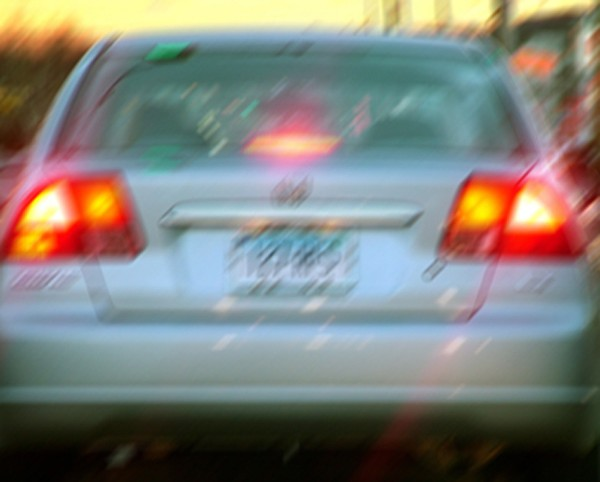
//> input picture Resources/licenseplate_motion.jpg, 600 x 482 px
$ ./main ../../../Resources/licenseplate_motion.jpg 2 2   (built with g++ and OpenCV 4)
//> lines starting //> are read from the running program, lines starting //| are printed output that depends on the picture
// https://github.com/tianyishan/Blind_Deconvolution

/**
    prida
    main.cpp
    @author Tianyi Shan
    @version 1.0 May/17/2018
*/

#include <iostream>
#include <opencv2/opencv.hpp>

using namespace cv;
using namespace std;

struct ctf_params_t {
  double lambdaMultiplier;
  double maxLambda;
  double finalLambda, kernelSizeMultiplier;
};

struct uk_t {
  cv::Mat u;
  cv::Mat k;
};

struct params_t {
  double MK;
  double NK;
  double niters;
  int channel;
};

struct input {
  cv::Mat f;
  double MK;
  double NK;
  double lambda;
  double lambdaMultiplier;
  double scaleMultiplier;
  double largestLambda;
};

struct output {
  vector<cv::Mat> fp;
  vector<double> Mp, Np, MKp, NKp, lambdas;
  int scales;
};

enum class ConvolutionType { CONVOLUTION_FULL, CONVOLUTION_VALID };

/**********************************************************************************************
 * @param img The input img, Kernel The input kernel, type FULL or VALID, dest
 *The output result Compute conv2 by calling filter2D.
 ************************************************************************************************/
void conv2(const cv::Mat &img, const cv::Mat &kernel, ConvolutionType type,
           cv::Mat &dest) {
  Mat flipped_kernel;
  flip(kernel, flipped_kernel, -1);

  Point2i pad;
  Mat padded, padded2;

  switch (type) {
    case ConvolutionType::CONVOLUTION_VALID:
      padded = img;
      pad = Point2i(kernel.cols - 1, kernel.rows - 1);
      break;

    case ConvolutionType::CONVOLUTION_FULL:
      pad = Point2i(kernel.cols - 1, kernel.rows - 1);
      padded.create(img.rows + 2 * (kernel.rows - 1),
                    img.cols + 2 * (kernel.cols - 1), img.type());
      padded.setTo(cv::Scalar::all(0));
      img.copyTo(padded(
          Rect((kernel.rows - 1), (kernel.cols - 1), img.cols, img.rows)));
      break;

    default:
      throw runtime_error("Unsupported convolutional shape");
  }
  Rect region =
      Rect(pad.x / 2, pad.y / 2, padded.cols - pad.x, padded.rows - pad.y);
  filter2D(padded, dest, -1, flipped_kernel, Point(-1, -1), 0, BORDER_CONSTANT);

  dest = dest(region);
}

/***********************************************************************************
 * @param f The scaled input image. dest The result image.
 * Calc total variation for image f
 *
 **********************************************************************************/
void gradTVcc(const cv::Mat &f, int channel, cv::Mat &dest) {
  cv::Mat fxforw(f.size(), f.type());
  f(cv::Range(1, f.rows), cv::Range(0, f.cols)).copyTo(fxforw);
  cv::copyMakeBorder(fxforw, fxforw, 0, 1, 0, 0, cv::BORDER_REPLICATE);
  fxforw = fxforw - f;

  cv::Mat fyforw(f.size(), f.type());
  f(cv::Range(0, f.rows), cv::Range(1, f.cols)).copyTo(fyforw);
  cv::copyMakeBorder(fyforw, fyforw, 0, 0, 0, 1, cv::BORDER_REPLICATE);
  fyforw = fyforw - f;

  cv::Mat fxback(f.size(), f.type());
  f(cv::Range(0, f.rows - 1), cv::Range(0, f.cols)).copyTo(fxback);
  cv::copyMakeBorder(fxback, fxback, 1, 0, 0, 0, cv::BORDER_REPLICATE);

  cv::Mat fyback(f.size(), f.type());
  f(cv::Range(0, f.rows), cv::Range(0, f.cols - 1)).copyTo(fyback);
  cv::copyMakeBorder(fyback, fyback, 0, 0, 1, 0, cv::BORDER_REPLICATE);

  cv::Mat fxmixd(f.size(), f.type());
  f(cv::Range(1, f.rows), cv::Range(0, f.cols - 1)).copyTo(fxmixd);
  cv::copyMakeBorder(fxmixd, fxmixd, 0, 1, 1, 0, cv::BORDER_REPLICATE);
  fxmixd = fxmixd - fyback;

  cv::Mat fymixd(f.size(), f.type());
  f(cv::Range(0, f.rows - 1), cv::Range(1, f.cols)).copyTo(fymixd);
  cv::copyMakeBorder(fymixd, fymixd, 1, 0, 0, 1, cv::BORDER_REPLICATE);
  fymixd = fymixd - fxback;
  fyback = f - fyback;
  fxback = f - fxback;

  dest = cv::Mat::zeros(f.size(), CV_64FC3);
  vector<cv::Mat> pdest;
  vector<cv::Mat> pfxforw, pfyforw, pfxback, pfyback, pfxmixd, pfymixd;
  cv::split(fxforw, pfxforw);
  cv::split(fyforw, pfyforw);
  cv::split(fxback, pfxback);
  cv::split(fyback, pfyback);
  cv::split(fxmixd, pfxmixd);
  cv::split(fymixd, pfymixd);
  cv::split(dest, pdest);

  int c = 0;
  while (c < channel) {
    cv::Mat powfx;
    cv::pow(pfxforw[c], 2, powfx);
    cv::Mat powfy;
    cv::pow(pfyforw[c], 2, powfy);
    cv::Mat sqtforw;

    cv::sqrt(powfx + powfy, sqtforw);

    cv::Mat powfxback;
    cv::pow(pfxback[c], 2, powfxback);
    cv::Mat powfymixd;
    cv::pow(pfymixd[c], 2, powfymixd);

    cv::Mat sqtmixed;
    cv::sqrt(powfymixd + powfxback, sqtmixed);

    cv::Mat powfxmixd;
    cv::pow(pfxmixd[c], 2, powfxmixd);
    cv::Mat powfyback;
    cv::pow(pfyback[c], 2, powfyback);
    cv::Mat sqtback;

    cv::sqrt(powfxmixd + powfyback, sqtback);

    cv::Mat max1;
    cv::max(sqtforw, 1e-3, max1);
    cv::Mat max2;
    cv::max(sqtmixed, 1e-3, max2);
    cv::Mat max3;
    cv::max(sqtback, 1e-3, max3);

    pdest[c] = (pfxforw[c] + pfyforw[c]) / max1;
    pdest[c] = pdest[c] - pfxback[c] / max2;
    pdest[c] = pdest[c] - pfyback[c] / max3;

    c++;
  }
  if (c == 1) {
    Mat t[] = {pdest[0], pdest[0], pdest[0]};
    cv::merge(t, 3, dest);
  } else {
    cv::merge(pdest, dest);
  }
}

/***********************************************************************************
 * @param f The scaled input image. u The scaled result image.
 *        k The scaled result kernel. lambda The input lambda. params
 *Parameters. uk The output image and kernel. Initialize gradu and gradk Loop
 *for niters times, call conv2 and gradTVCC to get the result of u and k.
 **********************************************************************************/
void prida(cv::Mat &f, cv::Mat &u, cv::Mat &k, const double lambda,
           params_t params) {
  cv::Mat gradu = cv::Mat::zeros(
      cv::Size(f.cols + (int)params.NK - 1, f.rows + (int)params.MK - 1),
      CV_64FC3);
  cv::Mat gradk = cv::Mat::zeros(k.size(), CV_64F);

  for (int i = 0; i < params.niters; i++) {
    gradu = cv::Mat::zeros(
        cv::Size(f.cols + (int)params.NK - 1, f.rows + (int)params.MK - 1),
        CV_64FC3);
    int c = 0;
    if (params.channel == 1) {
      vector<cv::Mat> pGradu, pf, pu;
      cv::split(gradu, pGradu);
      cv::split(f, pf);
      cv::split(u, pu);

      cv::Mat tmp;
      conv2(pu[c], k, ConvolutionType::CONVOLUTION_VALID, tmp);
      tmp = tmp - pf[c];

      cv::Mat rotk = cv::Mat::zeros(k.size(), CV_64F);
      cv::rotate(k, rotk, cv::ROTATE_180);

      conv2(tmp, rotk, ConvolutionType::CONVOLUTION_FULL, pGradu[c]);
      Mat t[] = {pGradu[c], pGradu[c], pGradu[c]};
      cv::merge(t, 3, gradu);
    } else if (params.channel == 3) {
      vector<cv::Mat> pGradu, pf, pu;
      cv::split(gradu, pGradu);
      cv::split(f, pf);
      cv::split(u, pu);
      while (c < 3) {
        cv::Mat tmp;
        conv2(pu[c], k, ConvolutionType::CONVOLUTION_VALID, tmp);
        tmp = tmp - pf[c];
        cv::Mat rotk = cv::Mat::zeros(k.size(), CV_64F);
        cv::rotate(k, rotk, cv::ROTATE_180);
        conv2(tmp, rotk, ConvolutionType::CONVOLUTION_FULL, pGradu[c]);
        c++;
      }
      cv::merge(pGradu, gradu);
    }
    c = 0;

    cv::Mat gradTV = cv::Mat::zeros(u.size(), CV_64F);
    gradTVcc(u, params.channel, gradTV);
    gradu = (gradu - lambda * gradTV);

    double minValu;
    double maxValu;
    cv::minMaxLoc(u, &minValu, &maxValu);

    double minValgu;
    double maxValgu;
    cv::minMaxLoc(cv::abs(gradu), &minValgu, &maxValgu);

    double sf = 1e-3 * maxValu / max(1e-31, maxValgu);
    cv::Mat u_new;
    u_new = u - sf * gradu;
    gradk = cv::Mat::zeros(gradk.size(), CV_64FC1);

    vector<cv::Mat> pff, puu;
    cv::split(f, pff);
    cv::split(u, puu);

    while (c < params.channel) {
      cv::Mat subconv2;
      conv2(puu[c], k, ConvolutionType::CONVOLUTION_VALID, subconv2);
      subconv2 = subconv2 - pff[c];

      cv::Mat rotu;
      cv::rotate(puu[c], rotu, cv::ROTATE_180);

      cv::Mat majconv2;
      conv2(rotu, subconv2, ConvolutionType::CONVOLUTION_VALID, majconv2);
      gradk = gradk + majconv2;
      c++;
    }
    double minValk, maxValk;
    cv::minMaxLoc(k, &minValk, &maxValk);
    double minValgk, maxValgk;
    cv::minMaxLoc(cv::abs(gradk), &minValgk, &maxValgk);

    double sh = 1e-3 * maxValk / max(1e-31, maxValgk);
    double eps = DBL_EPSILON;
    cv::Mat etai = sh / (k + eps);

    int bigM = 1000;
    cv::Mat expTmp;
    cv::exp((-etai).mul(gradk), expTmp);

    cv::Mat tmp2 = cv::min(expTmp, bigM);
    cv::Mat MDS;
    MDS = k.mul(tmp2);

    cv::Mat k_new = MDS / cv::sum(MDS)[0];

    u = u_new;
    k = k_new;
  }
}

/*****************************************************************************************************************
 * @param data Including input image, kernel size, lambda, lambdaMultiplier,
 *scaleMultiplier and largestLambda answer The dest stores all the result
 ****************************************************************************************************************/
output buildPyramid(input &data, output &answer) {
  double smallestScale = 3;
  int scales = 1;
  double mkpnext = data.MK;
  double nkpnext = data.NK;
  double lamnext = data.lambda;

  cv::Size s = data.f.size();
  int M = s.height;
  int N = s.width;

  while (mkpnext > smallestScale && nkpnext > smallestScale &&
         lamnext * data.lambdaMultiplier < data.largestLambda) {
    scales = scales + 1;
    double lamprev = lamnext;
    double mkpprev = mkpnext;
    double nkpprev = nkpnext;

    // Compute lambda value for the current scale
    lamnext = lamprev * data.lambdaMultiplier;
    mkpnext = round(mkpprev / data.scaleMultiplier);
    nkpnext = round(nkpprev / data.scaleMultiplier);

    // Makes kernel dimension odd
    if (fmod(mkpnext, 2) == 0) mkpnext = mkpnext - 1;

    if (fmod(nkpnext, 2) == 0) nkpnext = nkpnext - 1;

    if (nkpnext == nkpprev) nkpnext = nkpnext - 2;

    if (mkpnext == mkpprev) mkpnext = mkpnext - 2;

    if (nkpnext < smallestScale) nkpnext = smallestScale;

    if (mkpnext < smallestScale) mkpnext = smallestScale;
  }

  answer.fp.resize(scales);
  answer.Mp.resize(scales);
  answer.Np.resize(scales);
  answer.MKp.resize(scales);
  answer.NKp.resize(scales);
  answer.lambdas.resize(scales);

  // set the first (finest level) of pyramid to original data
  answer.fp[0] = data.f;
  answer.Mp[0] = M;
  answer.Np[0] = N;
  answer.MKp[0] = data.MK;
  answer.NKp[0] = data.NK;
  answer.lambdas[0] = data.lambda;

  // loop and fill the rest of the pyramid
  for (int s = 1; s < scales; s++) {
    answer.lambdas[s] = answer.lambdas[s - 1] * data.lambdaMultiplier;

    answer.MKp[s] = round(answer.MKp[s - 1] / data.scaleMultiplier);
    answer.NKp[s] = round(answer.NKp[s - 1] / data.scaleMultiplier);

    // Makes kernel dimension odd
    if (fmod(answer.MKp[s], 2) == 0) answer.MKp[s] = answer.MKp[s] - 1;

    if (fmod(answer.NKp[s], 2) == 0) answer.NKp[s] -= 1;

    if (answer.NKp[s] == answer.NKp[s - 1]) answer.NKp[s] -= 2;

    if (answer.MKp[s] == answer.MKp[s - 1]) answer.MKp[s] -= 2;

    if (answer.NKp[s] < smallestScale) answer.NKp[s] = smallestScale;

    if (answer.MKp[s] < smallestScale) answer.MKp[s] = smallestScale;

    // Correct scaleFactor for kernel dimension correction
    double factorM = answer.MKp[s - 1] / answer.MKp[s];
    double factorN = answer.NKp[s - 1] / answer.NKp[s];

    answer.Mp[s] = round(answer.Mp[s - 1] / factorM);
    answer.Np[s] = round(answer.Np[s - 1] / factorN);

    // Makes image dimension odd
    if (fmod(answer.Mp[s], 2) == 0) answer.Mp[s] -= 1;

    if (fmod(answer.Np[s], 2) == 0) answer.Np[s] -= 1;

    cv::Mat dst;
    cv::resize(data.f, dst, cv::Size((int)(answer.Np[s]), (int)(answer.Mp[s])),
               0, 0, cv::INTER_LINEAR);
    answer.fp[s] = dst;
  }
  answer.scales = scales;
  return answer;
}

/***********************************************************************************************
 * @param f The input image. blind_params The kernel size and niters size.
 *params Parameters uk The output image and kernel Call buildPyrmaid For each
 *layer in the pyrmaid, call Prida
 **********************************************************************************************/
void coarseToFine(cv::Mat f, params_t blind_params, ctf_params_t params,
                  uk_t &uk) {
  double MK = blind_params.MK;
  double NK = blind_params.NK;

  cv::Mat u;
  int top = (int)floor(MK / 2);
  int left = (int)floor(NK / 2);
  cv::copyMakeBorder(f, u, top, top, left, left, cv::BORDER_REPLICATE);

  cv::Mat k = cv::Mat::ones(cv::Size((int)MK, (int)NK), CV_64F);
  k = k / MK / NK;

  input data;
  output answer;
  data.MK = MK;
  data.NK = NK;
  data.lambda = params.finalLambda;
  data.lambdaMultiplier = params.lambdaMultiplier;
  data.scaleMultiplier = params.kernelSizeMultiplier;
  data.largestLambda = params.maxLambda;
  data.f = f;
  buildPyramid(data, answer);

  for (int i = answer.scales - 1; i >= 0; i--) {
    double Ms, Ns, MKs, NKs, lambda;
    cv::Mat fs;
    Ms = answer.Mp[i];
    Ns = answer.Np[i];

    MKs = answer.MKp[i];
    NKs = answer.NKp[i];
    fs = answer.fp[i];

    lambda = answer.lambdas[i];

    cv::resize(u, u, cv::Size((int)(Ns + NKs - 1), (int)(Ms + MKs - 1)), 0, 0,
               cv::INTER_LINEAR);
    cv::resize(k, k, cv::Size((int)NKs, (int)MKs), 0, 0, cv::INTER_LINEAR);

    k = k / cv::sum(k)[0];
    blind_params.MK = MKs;
    blind_params.NK = NKs;

    prida(fs, u, k, lambda, blind_params);
    cout << "Working on Scale: " << i + 1 << " with lambda = " << data.lambda
         << " with pyramid_lambda = " << lambda << " and Kernel size " << MKs
         << endl;
  }
  uk.u = u;
  uk.k = k;
}

/********************************************************************************************
 * @param f The input image. lambda The input lambda. params The kernel size and
 *niter size uk The output image and kernel Convert the image to double
 *precision Adjust the photo size Initialize parameters Call coarseToFine
 *********************************************************************************************/
void blind_deconv(cv::Mat &f, double &lambda, params_t &params, uk_t &uk) {
  f.convertTo(f, CV_64F, 1. / 255.);
  cv::Mat f3;
  int rpad = 0;
  int cpad = 0;
  if (fmod(f.rows, 2) == 0) {
    rpad = 1;
  }
  if (fmod(f.cols, 2) == 0) {
    cpad = 1;
  }
  f(cv::Range(0, f.rows - rpad), cv::Range(0, f.cols - cpad)).copyTo(f3);
  ctf_params_t ctf_params;
  ctf_params.lambdaMultiplier = 1.9;
  ctf_params.maxLambda = 1.1e-1;
  ctf_params.finalLambda = lambda;
  ctf_params.kernelSizeMultiplier = 1.1;
  coarseToFine(f3, params, ctf_params, uk);
}

/***********************************************
 * @param img The input image
 *Check the color channel.
 *
 ***********************************************/
bool isGrayImage(Mat img) {
  Mat dst;
  Mat bgr[3];
  split(img, bgr);
  absdiff(bgr[0], bgr[1], dst);
  if (countNonZero(dst)) return false;
  absdiff(bgr[0], bgr[2], dst);
  return !countNonZero(dst);
}

/***********************************************
 * @param image The input image
 * Create structs uk and params
 * Set the niter number to 1000
 * Call blind_deconv
 * Write out the results to the folder
 *
 ***********************************************/
void helper(cv::Mat image, int aKernelSize, double LAMBDA, std::string PATH,
            int channel) {
  uk_t uk;
  params_t params;

  params.MK = aKernelSize;  // row
  params.NK = aKernelSize;  // col
  params.niters = 1000;
  params.channel = channel;

  blind_deconv(image, LAMBDA, params, uk);
  std::ostringstream name;

  PATH = PATH.substr(0, PATH.length() - 4);
  name << PATH << "recov.png";
  std::ostringstream kname;
  kname << PATH << "recovkernel.tiff";

  cv::Mat tmpk, tmpu;
  uk.u.convertTo(tmpu, CV_8U, 1. * 255.);
  double ksml, klag;
  cv::minMaxLoc(uk.k, &ksml, &klag);

  tmpk = uk.k / klag;
  uk.k.convertTo(tmpk, CV_8U, 1. * 255.);
  cv::applyColorMap(tmpk, tmpk, COLORMAP_BONE);
  cv::imwrite(name.str(), tmpu);
  cv::imwrite(kname.str(), tmpk);
}

/***********************************************
 *  Load the Image
 *  Convert the param to double numbers
 *  Determine channel number
 *  Call threadhelp
 ***********************************************/
int main(int argc, char *argv[]) {
  if (argc < 4) {
    printf("usage: deblur IMAGE_PATH LAMBDA KERNEL_SIZE");
    exit(1);
  }
  double LAMBDA = atof(argv[2]);
  int kernelSize = atof(argv[3]);
  std::string PATH = argv[1];

  cv::Mat image = cv::imread(PATH);
//> image is the input picture: 482 rows x 600 cols, CV_8UC3; mean B, G, R 120.7, 127, 126.7

  int channel;
  if (isGrayImage(image)) {
//> in isGrayImage, `split(img, bgr);`:
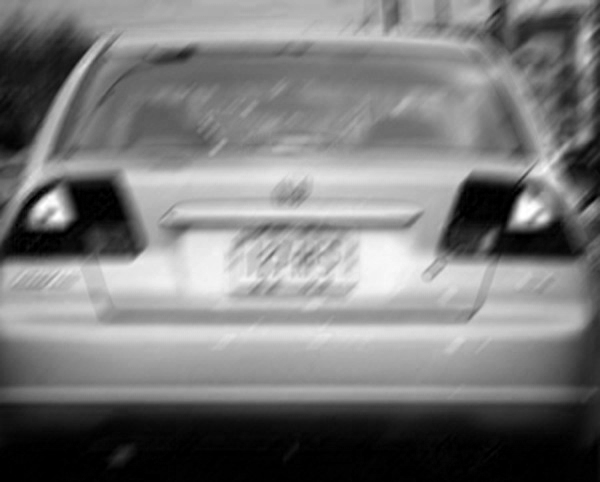
//> bgr[0]: 482 rows x 600 cols, CV_8UC1; min 0, max 255, mean 120.7
//> in isGrayImage, `split(img, bgr);`:
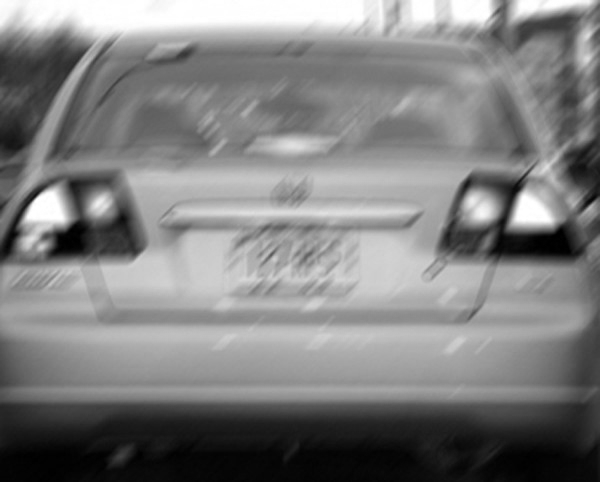
//> bgr[1]: 482 rows x 600 cols, CV_8UC1; min 0, max 255, mean 127
//> in isGrayImage, `split(img, bgr);`:
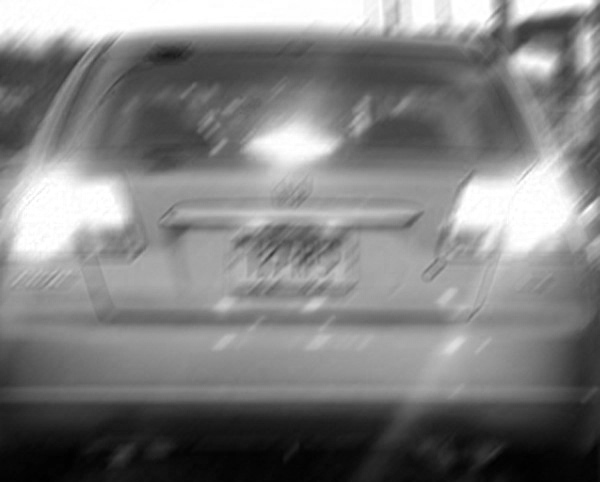
//> bgr[2]: 482 rows x 600 cols, CV_8UC1; min 0, max 255, mean 126.7
//> in isGrayImage, `absdiff(bgr[0], bgr[1], dst);`:
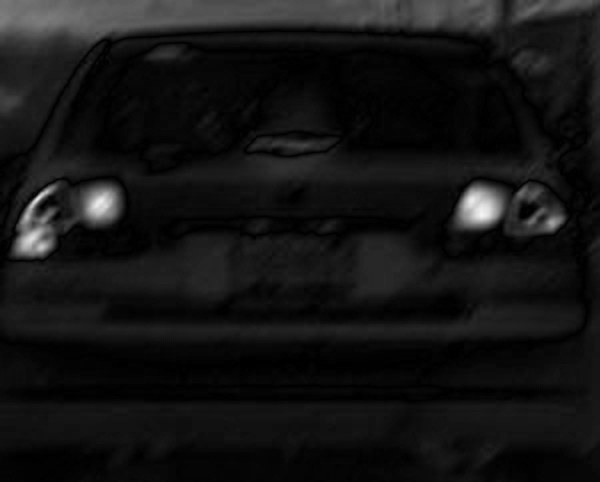
//> dst: 482 rows x 600 cols, CV_8UC1; min 0, max 244, mean 20.2
    channel = 1;
    cout << "The image is gray" << endl;
  } else {
    channel = 3;
    cout << "The image is color " << endl;
  }
  helper(image, kernelSize, LAMBDA, PATH, channel);
//> in coarseToFine, `double MK = blind_params.MK;`: MK = 2
//> in coarseToFine, `int top = (int)floor(MK / 2);`: top = 1
//> in coarseToFine, `cv::Mat k = cv::Mat::ones(cv::Size((int)MK, (int)NK), CV_64F);`: k = [[1, 1], [1, 1]]
//> in coarseToFine, `k = k / MK / NK;`: k = [[0.25, 0.25], [0.25, 0.25]]
//> in coarseToFine, `data.MK = MK;`: data.MK = 2
//> in coarseToFine, `data.lambdaMultiplier = params.lambdaMultiplier;`: data.lambdaMultiplier = 1.9
//> in coarseToFine, `data.scaleMultiplier = params.kernelSizeMultiplier;`: data.scaleMultiplier = 1.1
//> in coarseToFine, `data.largestLambda = params.maxLambda;`: data.largestLambda = 0.11
//> in buildPyramid, `double mkpnext = data.MK;`: mkpnext = 2
//> after the loop in buildPyramid, `while (mkpnext > smallestScale && nkpnext > smallestScale &&`: scales = 1; mkpnext = 2
//> in buildPyramid, `answer.Mp.resize(scales);`: answer.Mp = [0]
//> in buildPyramid, `answer.Mp[0] = M;`: answer.Mp = [481]
//> in buildPyramid, `answer.Np[0] = N;`: answer.Np = [599]
//> in buildPyramid, `answer.MKp[0] = data.MK;`: answer.MKp = [2]
//> in buildPyramid, `answer.scales = scales;`: answer.scales = 1
//> (the run ends here: the time limit is reached, at `cv::split(gradu, pGradu);`)
